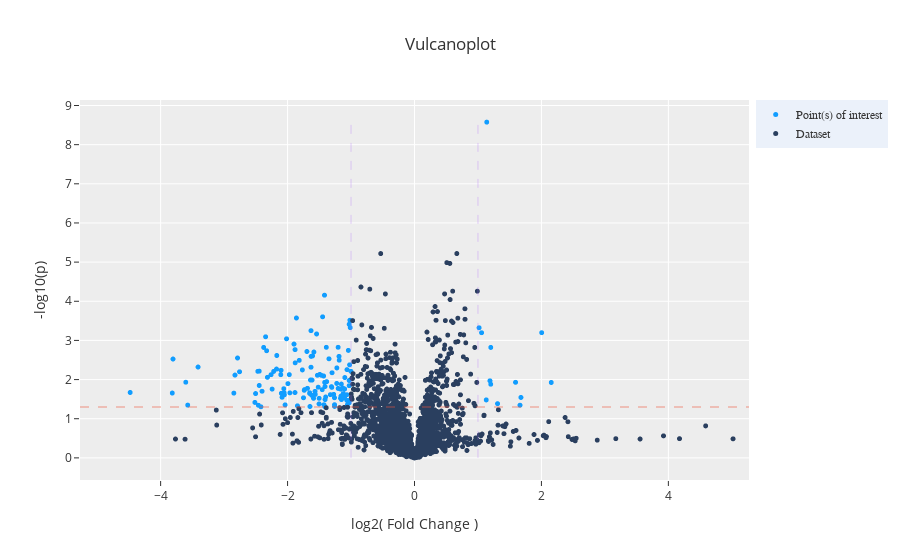

Here is the notebook cell this chart was saved with:
### Code cell
i = "colorectalcancer"
dash_bio.VolcanoPlot(dataframe=d[i].reset_index(), **params)

### Figure 1 — Plotly figure (JSON) as saved in the notebook; plotly's stock layout.template omitted (floating-point values rounded to 4 significant figures; data arrays with more than 128 entries replaced by an {"elided": "..."} marker saying what was removed)
{"data": [{"marker": {"color": "#119DFF", "size": 5}, "mode": "markers", "name": "Point(s) of interest", "text": {"elided": "137 str values"}, "type": "scattergl", "x": {"elided": "137 float values"}, "y": {"elided": "137 float values"}}, {"marker": {"color": "#2A3F5F", "size": 5}, "mode": "markers", "name": "Dataset", "text": {"elided": "2593 str values"}, "type": "scattergl", "x": {"elided": "2593 float values"}, "y": {"elided": "2593 float values"}}], "layout": {"autosize": false, "hovermode": "closest", "legend": {"bgcolor": "#ebf1fa", "font": {"family": "sans-serif"}, "x": 1.01, "yanchor": "top"}, "shapes": [{"line": {"color": "#AB63FA", "dash": "dash", "width": 1}, "name": "effect size min line", "type": "line", "x0": -1, "x1": -1, "xref": "x", "y0": 0.0002117, "y1": 8.575, "yref": "y"}, {"line": {"color": "#AB63FA", "dash": "dash", "width": 1}, "name": "effect size max line", "type": "line", "x0": 1, "x1": 1, "xref": "x", "y0": 0.0002117, "y1": 8.575, "yref": "y"}, {"line": {"color": "#EF553B", "dash": "dash", "width": 2}, "name": "genomewide_line", "type": "line", "x0": -5.271, "x1": 5.271, "xref": "x", "y0": 1.301, "y1": 1.301, "yref": "y"}], "title": {"text": "Vulcanoplot "}, "xaxis": {"range": [-5.271, 5.271], "title": {"text": "log2( Fold Change )"}, "zeroline": false}, "yaxis": {"title": {"text": "-log10(p)"}, "zeroline": false}}}
